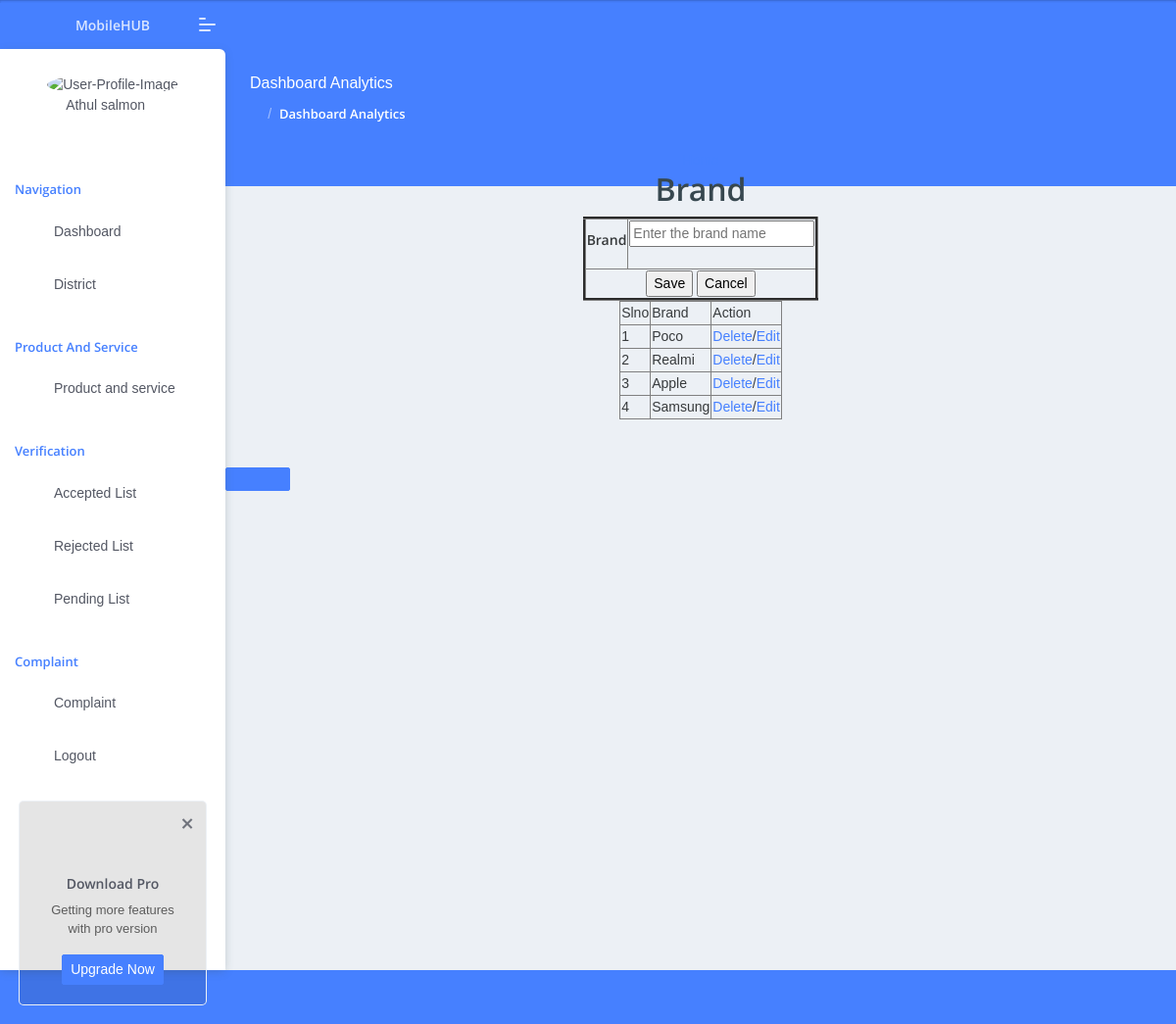
/wadministrator/brandinsertselect/, run on the app's committed database.
### administrator/models.py (models this page shows)
class tbl_brand(models.Model):
    brand_name=models.CharField(max_length=50)

### administrator/views.py (the view)
# urls.py: path('brandinsertselect/',views.brandinsertselect,name="brandinsertselect"),
def brandinsertselect(request):
    data=tbl_brand.objects.all()
    if request.method=="POST":
        brand=request.POST.get("txtbrand")
        tbl_brand.objects.create(brand_name=brand)
        return render(request,"administrator/Brand.html",{'Data':data})
    else:
        return render(request,"administrator/Brand.html",{'Data':data})

### administrator/Templates/administrator/Brand.html (shortened to what this page needs)
{% extends 'administrator/Header.html' %}
{% load static %}
{% block content %}
<!DOCTYPE html>
<html lang="en">
<head>
</head>
<a href="{% url 'administrator:loadinghomepage' %}">Home</a>
<body><center><h2>Brand</h2></center>
    <form action="" method="post">
        <table border="3" align="center">
            <tr>
                <th><label for="district">Brand</label><br></th>
                <th><input type="text" id="ROM" name="txtbrand" placeholder="Enter the brand name" value="{{editdata.brand_name}}" required><br><br></th>
            </tr>
            <tr>
                <td colspan="2">
                    <center><input type="submit" value="Save">
                    <input type="reset" value="Cancel"></center>
                </td>
            </tr>
        </table>
    </form>
<table border="1"  align="center">
    <tr>
        <td>Slno</td>
        <td> Brand</td>
        <td> Action</td>
    </tr>
    {% for i in Data  %}
    <tr>
        <td>{{forloop.counter}}</td>
        <td>{{i.brand_name}}</td>
        <td><a href="{% url 'administrator:delbrand' i.id %}">Delete</a>/<a href="{% url 'administrator:brandupdate' i.id %}">Edit</a> </td>
    </tr>
    {% endfor %}
</table>
</body>
</html>
{% endblock content %}

### data on the page
tbl_brand: brand_name "Poco"
tbl_brand: brand_name "Realmi"
tbl_brand: brand_name "Apple"
tbl_brand: brand_name "Samsung"
